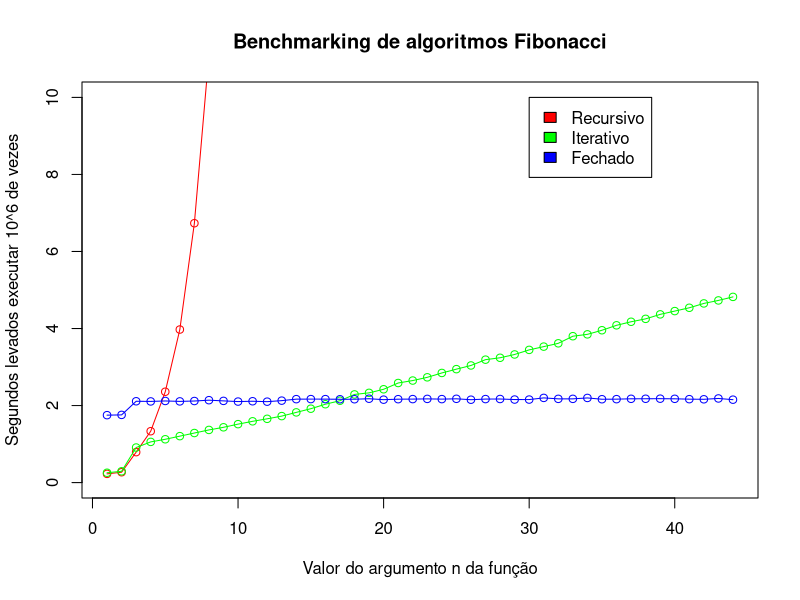

This chart was generated by the following R code:
fibtests <- read.csv('./history/benchmark_13nov2017_n4050i3.csv')

plot(
  x=fibtests$n_arg,
  y=fibtests$recursive_seconds,
  type='o',
  col='red',
  main='Benchmarking de algoritmos Fibonacci',
  xlab='Valor do argumento n da função',
  ylab='Segundos levados executar 10^6 de vezes',
  ylim=c(0, 10)
)

lines(
  x=fibtests$n_arg,
  y=fibtests$iterative_seconds,
  type='o',
  col='green'
)

lines(
  x=fibtests$n_arg,
  y=fibtests$explicit_seconds,
  type='o',
  col='blue'
)

legend(
  x=30,
  y=10,
  c('Recursivo', 'Iterativo', 'Fechado'),
  fill=c('red', 'green', 'blue')
)

